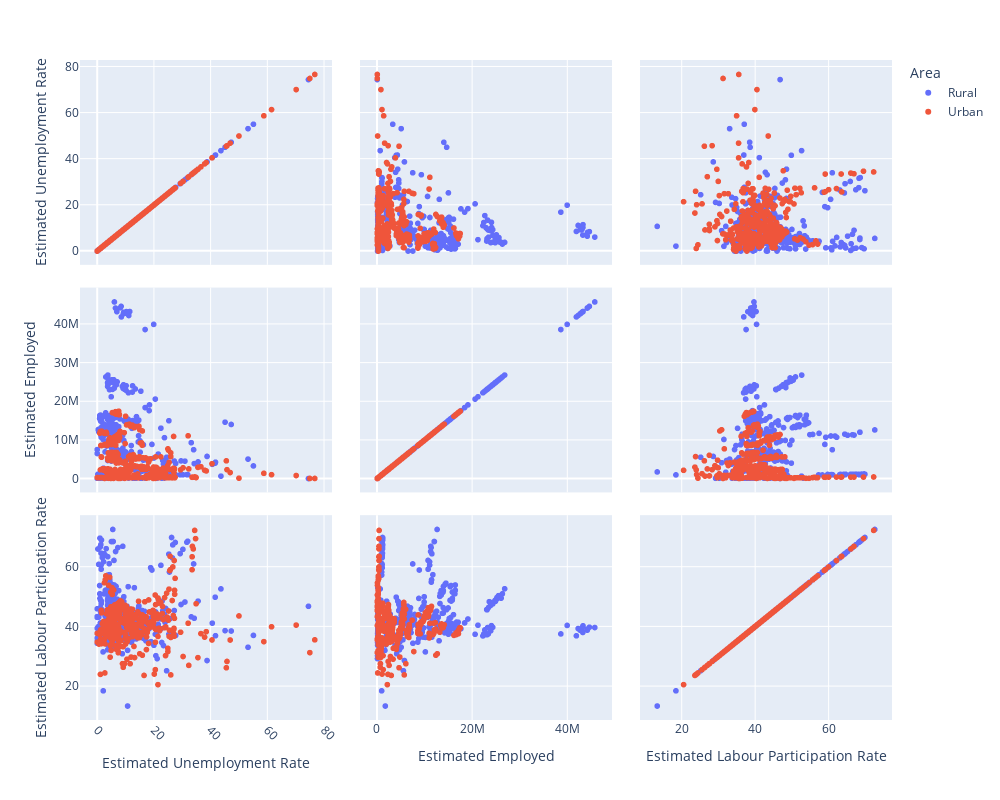

Notebook cell for this chart:
### Code cell
# Creating a scatter matrix plot to denote relationship
fig = px.scatter_matrix(
    unemployment,
    dimensions=['Estimated Unemployment Rate','Estimated Employed',
                'Estimated Labour Participation Rate'],
    color='Area')

# Increase figure size and rotate axis labels
fig.update_layout(
    width=1000,  # Increase figure width
    height=800,  # Increase figure height
    xaxis=dict(tickangle=45),  # Rotate x-axis labels
    yaxis=dict(tickangle=0)    # Keep y-axis labels horizontal
)

fig.show()

### Figure 1 — Plotly figure (JSON) as saved in the notebook; plotly's stock layout.template omitted (floating-point values rounded to 4 significant figures; data arrays with more than 128 entries replaced by an {"elided": "..."} marker saying what was removed)
{"data": [{"dimensions": [{"axis": {"matches": true}, "label": "Estimated Unemployment Rate", "values": {"elided": "359 float values"}}, {"axis": {"matches": true}, "label": "Estimated Employed", "values": {"elided": "359 float values"}}, {"axis": {"matches": true}, "label": "Estimated Labour Participation Rate", "values": {"elided": "359 float values"}}], "hovertemplate": "Area=Rural<br>%{xaxis.title.text}=%{x}<br>%{yaxis.title.text}=%{y}<extra></extra>", "legendgroup": "Rural", "marker": {"color": "#636efa", "symbol": "circle"}, "name": "Rural", "showlegend": true, "type": "splom"}, {"dimensions": [{"axis": {"matches": true}, "label": "Estimated Unemployment Rate", "values": {"elided": "381 float values"}}, {"axis": {"matches": true}, "label": "Estimated Employed", "values": {"elided": "381 float values"}}, {"axis": {"matches": true}, "label": "Estimated Labour Participation Rate", "values": {"elided": "381 float values"}}], "hovertemplate": "Area=Urban<br>%{xaxis.title.text}=%{x}<br>%{yaxis.title.text}=%{y}<extra></extra>", "legendgroup": "Urban", "marker": {"color": "#EF553B", "symbol": "circle"}, "name": "Urban", "showlegend": true, "type": "splom"}], "layout": {"dragmode": "select", "height": 800, "legend": {"title": {"text": "Area"}, "tracegroupgap": 0}, "margin": {"t": 60}, "width": 1000, "xaxis": {"tickangle": 45}, "yaxis": {"tickangle": 0}}}
